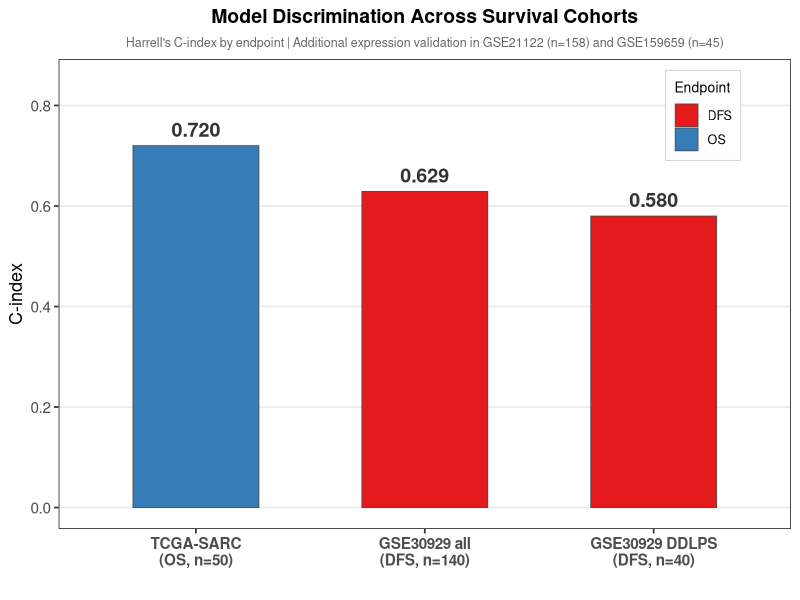
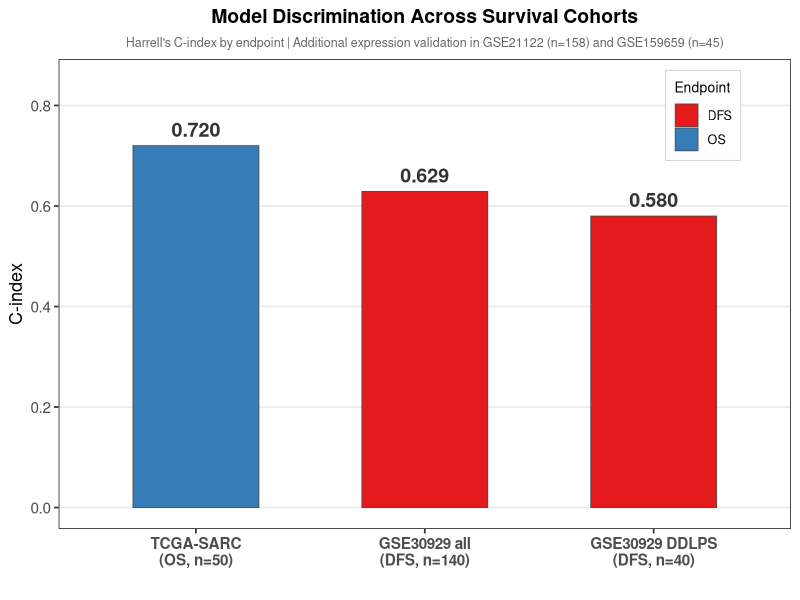

Reproduce these figures in R, in order.
# ============================================================
# Figure S8: C-index（仅生存验证队列）
# ============================================================
library(ggplot2)

cindex_data <- data.frame(
  Cohort = c("TCGA-SARC\n(OS, n=50)", "GSE30929 all\n(DFS, n=140)", "GSE30929 DDLPS\n(DFS, n=40)"),
  C_index = c(0.72, 0.629, 0.58),
  Endpoint = c("OS", "DFS", "DFS"),
  stringsAsFactors = FALSE
)

cindex_data$Cohort <- factor(cindex_data$Cohort, levels = cindex_data$Cohort)

p_cindex <- ggplot(cindex_data, aes(x = Cohort, y = C_index, fill = Endpoint)) +
  geom_bar(stat = "identity", width = 0.55, color = "grey30", linewidth = 0.3) +
  geom_text(aes(label = sprintf("%.3f", C_index)), vjust = -0.6, size = 5, 
            fontface = "bold", color = "grey20") +
  scale_fill_manual(values = c("OS" = "#377EB8", "DFS" = "#E41A1C")) +
  ylim(0, 0.85) +
  theme_bw(base_size = 13) +
  theme(
    legend.position = c(0.88, 0.88),
    legend.background = element_rect(fill = "white", color = "grey80", linewidth = 0.3),
    legend.title = element_text(size = 10),
    legend.text = element_text(size = 9),
    panel.grid.major.x = element_blank(),
    panel.grid.minor = element_blank(),
    axis.text.x = element_text(size = 11, face = "bold"),
    axis.text.y = element_text(size = 11),
    axis.title.y = element_text(size = 13),
    plot.title = element_text(face = "bold", size = 14, hjust = 0.5),
    plot.subtitle = element_text(size = 9, hjust = 0.5, color = "grey40")
  ) +
  labs(
    title = "Model Discrimination Across Survival Cohorts",
    subtitle = "Harrell's C-index by endpoint | Additional expression validation in GSE21122 (n=158) and GSE159659 (n=45)",
    x = "",
    y = "C-index",
    fill = "Endpoint"
  )

# 保存
cairo_pdf("results/figures/extended/FigS8_cindex_barplot_final.pdf", 
          width = 8, height = 5.5, family = "Arial")
print(p_cindex)
dev.off()

ggsave("results/figures/extended/FigS8_cindex_barplot_final.png", 
       p_cindex, width = 8, height = 5.5, dpi = 600)

file_size_pdf <- file.info("results/figures/extended/FigS8_cindex_barplot_final.pdf")$size / 1024
cat(sprintf("Figure S8 PDF: %.1f KB\n", file_size_pdf))
cat("Figure S8 修复版已保存\n")
